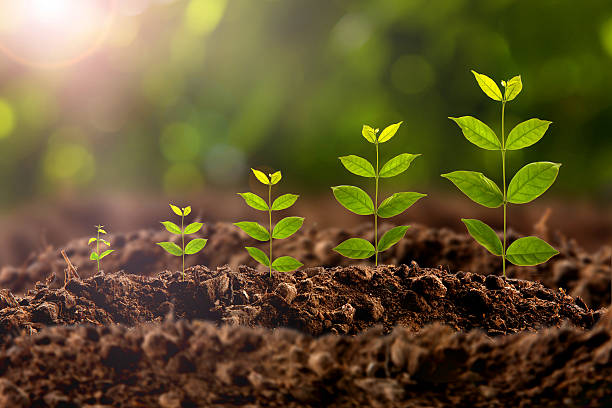
#> input picture Image_processing_study/images/plant.jpg, 612 x 408 px, found by its file name
$ python template_matching..py
#> lines starting #> are read from the running program, lines starting #| are printed output that depends on the picture
import numpy as np
import cv2

def showimg(image):
    cv2.imshow("iwin",image)
    cv2.waitKey(0)
image =cv2.imread("/../images/plant.jpg",-1)
#> image is the input picture: shape (408, 612, 3); mean B, G, R 46, 84.8, 98.6
image.shape

template = image[200:300,100:200]
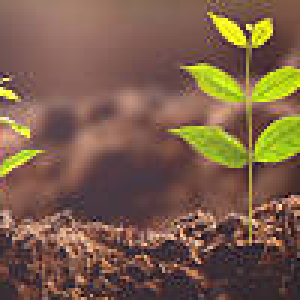
#> template: shape (100, 100, 3) (shown 3 times larger); mean B, G, R 73.7, 94.5, 123.5

result = cv2.matchTemplate(image,template,cv2.TM_SQDIFF_NORMED)
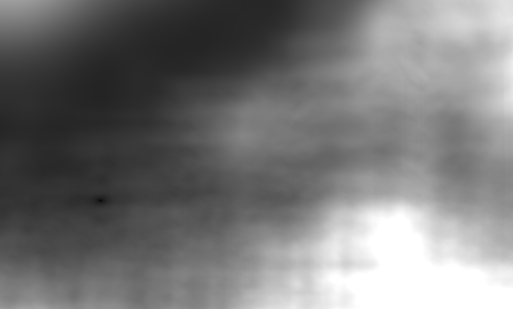
#> result: shape (309, 513) float32; min 1.52e-07, max 1, mean 0.469

min_val, max_val, min_loc, max_loc = cv2.minMaxLoc(result)
#> min_val = 1.52e-07; max_val = 1; min_loc = (100, 200); max_loc = (398, 215)

top_left = min_loc
#> top_left = (100, 200)
w,h = template.shape[:2]
#> w = 100; h = 100
bottom_right = (top_left[0]+w, top_left[1]+h)
#> bottom_right = (200, 300)

r_image = cv2.rectangle(image,top_left,bottom_right,(255,255,0),3)

showimg(r_image)

$ run again, with Image_processing_study/images/beach.jpg copied over Image_processing_study/images/plant.jpg
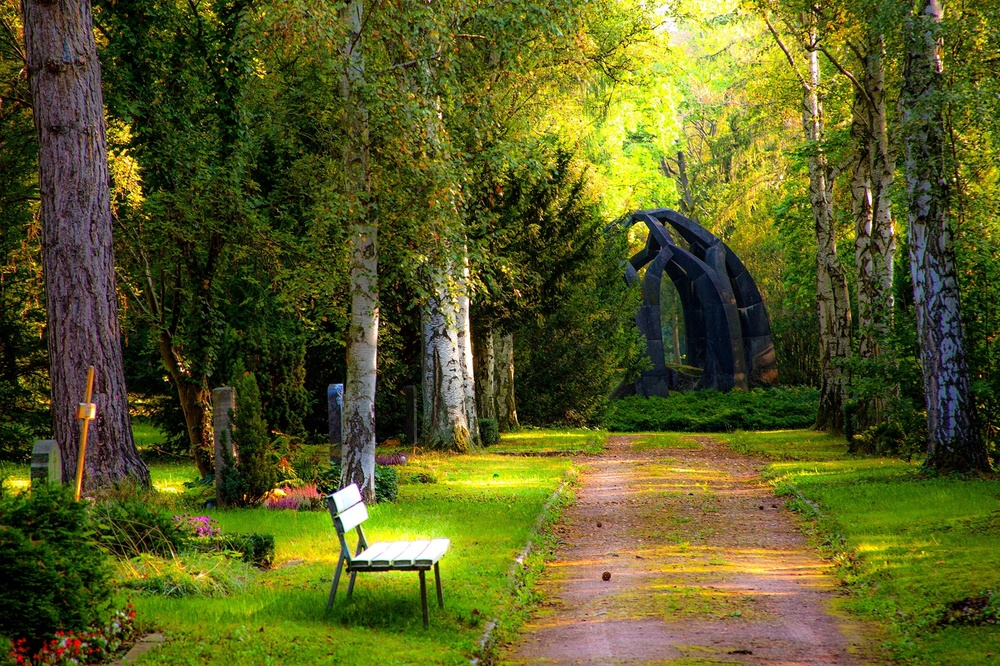
#> input picture Image_processing_study/images/beach.jpg, 1000 x 666 px, shrunk from 2000 x 1333 before the run, found by its file name
#> image is the input picture: shape (666, 1000, 3); mean B, G, R 34.7, 91.9, 88.7
#> `template = image[200:300,100:200]`:
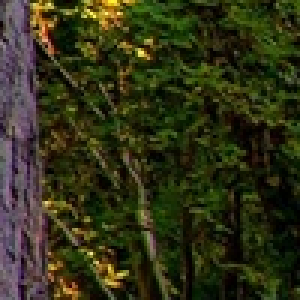
#> template: shape (100, 100, 3) (shown 3 times larger); mean B, G, R 23.3, 49.5, 48.7
#> `result = cv2.matchTemplate(image,template,cv2.TM_SQDIFF_NORMED)`:
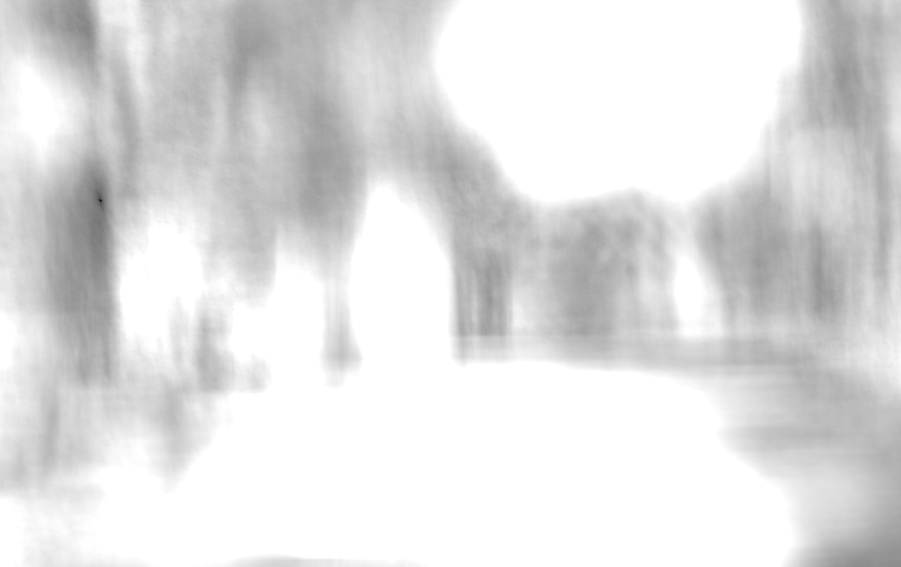
#> result: shape (567, 901) float32; min 4.09e-07, max 1, mean 0.88
#> min_val = 4.09e-07; max_val = 1; min_loc = (100, 200); max_loc = (465, 0)
#> top_left = (100, 200)
#> bottom_right = (200, 300)
